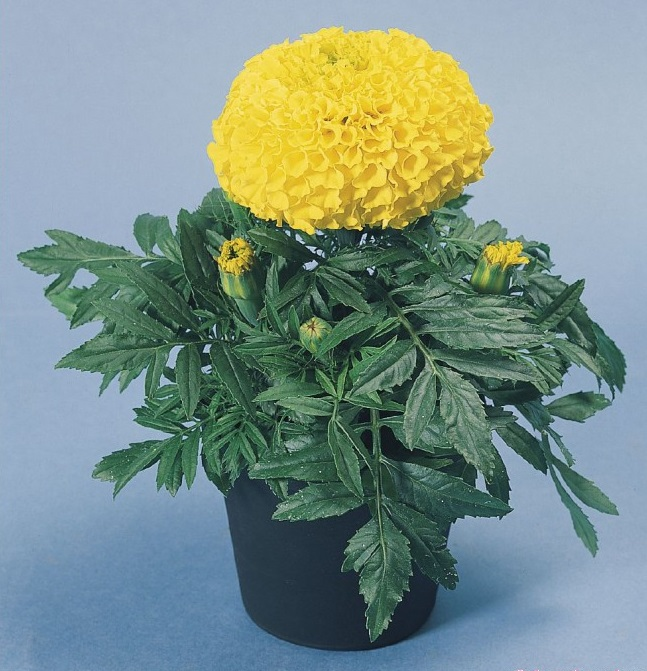
#> input picture Baitap1/temp.jpg, 647 x 671 px; its folder holds only this picture in this run
$ python -i main.py   (imports and definitions only)
#> lines starting #> are read from the running program, lines starting #| are printed output that depends on the picture
import streamlit as st
import os
import cv2
import numpy as np
import matplotlib.pyplot as plt
from sklearn.neighbors import KNeighborsClassifier
from sklearn.metrics import accuracy_score
from sklearn.preprocessing import LabelEncoder

def load_css(file_name):
    if os.path.exists(file_name):  # Check if file exists
        with open(file_name, "r") as f:
            st.markdown(f"<style>{f.read()}</style>", unsafe_allow_html=True)
    else:
        st.error(f"CSS file '{file_name}' not found. Make sure it exists!")
# [1 line not run here, left out]

# Function to extract color histogram
def extract_color_histogram(image_path, bins=(16, 16, 16)):
#> called with image_path = 'temp.jpg', bins = (16, 16, 16)
    image = cv2.imread(image_path)
#> image is the input picture: shape (671, 647, 3); mean B, G, R 136.7, 144.1, 123.4
    image = cv2.resize(image, (128, 128))
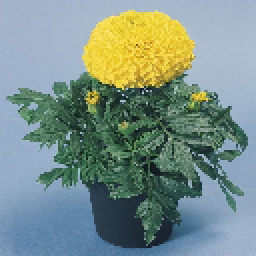
#> image: shape (128, 128, 3) (shown 2 times larger); mean B, G, R 136.6, 144, 123.2
    hsv = cv2.cvtColor(image, cv2.COLOR_BGR2HSV)
#> hsv: shape (128, 128, 3); mean H, S, V 86.6, 89.3, 160.2
    hist = cv2.calcHist([hsv], [0, 1, 2], None, bins, [0, 180, 0, 256, 0, 256])
    cv2.normalize(hist, hist)
    return hist.flatten()

# Function to load dataset
def load_dataset(folder_path):
    X, y = [], []
    for label in os.listdir(folder_path):
        label_folder = os.path.join(folder_path, label)
        if os.path.isdir(label_folder):
            for img_file in os.listdir(label_folder):
                img_path = os.path.join(label_folder, img_file)
                features = extract_color_histogram(img_path)
                X.append(features)
                y.append(label)
    return np.array(X), np.array(y)

# Streamlit UI
# [1 line not run here, left out]

# [1 line that did not run here, left out]

# [30 lines not run here, left out]

>>> result = extract_color_histogram('temp.jpg')
#> result = 4096 values, max 0.727 at index 2364, min 0 at index 0, mean 0.00102
